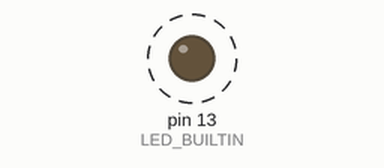
Simulated run of this sketch. Board: Arduino Uno, built with avr-gcc and run on an emulated ATmega328P. On the bench: output pins drawn as LEDs (lit = HIGH). Dashed ring = blinking. What the sketch prints to the serial monitor is not drawn.

Above: at 0.5 s.
Timing chart, 0 to 4.6 s (numbered marks = the images above):
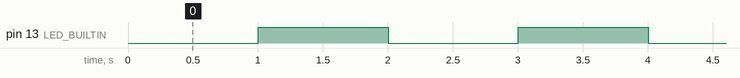

The sketch:

esp8266-blink.ino
```cpp
/*
 * Blink example with serial prints.
 * Alexandre Bolzon <blzn@mail.ru>
 * April 2020
 */

// comment line below to disable serial prints

#define USE_SERIAL

// setup function
// runs at chip startup

void setup() {

#ifdef USE_SERIAL
  Serial.begin(115200);
  Serial.println("Initializing");
#endif

  pinMode(LED_BUILTIN, OUTPUT);
}

// loop function
// runs continuously while chip is on

void loop() {

  digitalWrite(LED_BUILTIN, LOW); // low = on

#ifdef USE_SERIAL
  Serial.println("Turned built-in LED on");
#endif

  delay(1000);
  digitalWrite(LED_BUILTIN, HIGH); // high = off

#ifdef USE_SERIAL
  Serial.println("Turned built-in LED off");
#endif

  delay(1000);
}
```

Measured:
- by itself, pin 13 (LED_BUILTIN): alternates HIGH for 1.0 s and LOW for 1.0 s
